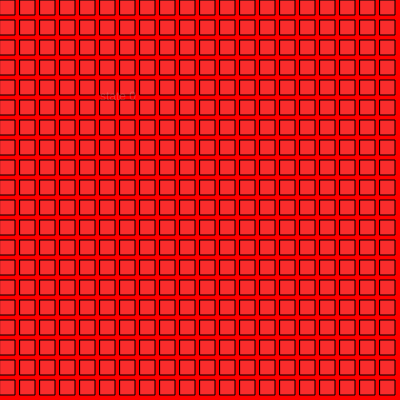
Frame 1 (no input)
Frame 60 (no input): identical to frame 1, image omitted
Frame 120 (the mouse pressed at the canvas centre since frame 60): identical to frame 1, image omitted

The p5.js sketch that drew this single still picture (run headless with seeded random() and noise() and a simulated clock; from frame 60 on, the mouse is pressed at the canvas centre):

// p5.js sketch
// ── sketch.js
let timer= 0 ;
let state= 0 ;
function setup() {
  createCanvas(400, 400);
}

function draw() {
  background(220);
  switch(state) {
    case 0 :
      background ("red") ;
      fill(225, 50) ;
      for (var j=0 ; j < height ; j +=20) {
  for (var i=0 ; i < width ; i+=20) {
         rect(i, j, 15, 15) ;
  }
}
      text("state 0", 100, 100) ;
      break ;
      case 1 :
         background ("blue") ;
       for (var j=0 ; j < height ; j +=20) {
  for (var i=0 ; i < width ; i+=20) {
         rect(i, j, 15, 15) ;
  }
}
      text("state 1", 100, 100) ;
      break ;
      case 2 :
         background ("yellow") ;
       for (var j=0 ; j < height ; j +=20) {
  for (var i=0 ; i < width ; i+=20) {
         rect(i, j, 15, 15) ;
    noStroke() ;
  }
}
      text("state 2", 100, 100) ;
      break ;
      case 3 :
         background ("pink") ;
       for (var j=0 ; j < height ; j +=20) {
  for (var i=0 ; i < width ; i+=20) {
         rect(i, j, 15, 15) ;
    noStroke() ;
  }
}
            text("state 3", 100, 100) ;
      break ;
      case 4 :
         background ("orange") ;
       for (var j=0 ; j < height ; j +=20) {
  for (var i=0 ; i < width ; i+=20) {
         rect(i, j, 15, 15) ;
    noStroke() ;
  }
}

      text("state 4", 100, 100) ;
      break ;
}
  timer++ ;
  if (timer >= 4*60){
    timer = 0 ;
    state++ ;
    if (state > 4) state= 0 ;
  }
}
function mouseReleased (){
  state = state +1 ;
  if (state > 4) {
    state = 0 ;
  }
}
